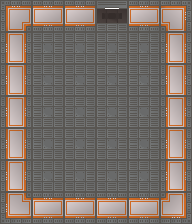

This game map was drawn from its Tiled (.tmx) file and the tilesets committed beside it. A one-line description and the full map source follow:
An orthogonal 6x7 tile map with 32x32 px tiles, 2 tile layers (Background, Walls), 4 tilesets and 12 objects (6x puddle, 3x rock, alien, playerSpawn, exit).

<map version="1.4" tiledversion="1.4.2" orientation="orthogonal" renderorder="right-down" width="6" height="7" tilewidth="32" tileheight="32" infinite="0" nextlayerid="5" nextobjectid="14">
 <editorsettings>
  <export target="Lvl11.json" format="json" />
 </editorsettings>
 <tileset firstgid="1" name="Floor" tilewidth="32" tileheight="32" tilecount="63" columns="7">
  <image source="../Assets/tileset.png" width="224" height="288" />
 </tileset>
 <tileset firstgid="64" name="Aliens" tilewidth="32" tileheight="32" tilecount="2" columns="2">
  <image source="../Assets/aliensprite_idle.png" width="64" height="32" />
 </tileset>
 <tileset firstgid="66" name="Water" tilewidth="32" tileheight="32" tilecount="1" columns="1">
  <image source="../Assets/MasterSimple.png" width="32" height="32" />
 </tileset>
 <tileset firstgid="67" name="Rocks" tilewidth="32" tileheight="32" tilecount="1" columns="1">
  <image source="../Assets/addwork.png" width="32" height="32" />
 </tileset>
 <layer id="1" name="Background" width="6" height="7">
  <data encoding="csv">
0,0,0,49,0,0,
0,9,9,9,9,0,
0,9,9,9,9,0,
0,9,9,9,9,0,
0,9,9,9,9,0,
0,9,9,9,9,0,
0,0,0,0,0,0
</data>
 </layer>
 <layer id="2" name="Walls" width="6" height="7">
  <data encoding="csv">
22,2,2,0,2,6,
8,0,0,0,0,8,
8,0,0,0,0,8,
8,0,0,0,0,8,
8,0,0,0,0,8,
8,0,0,0,0,8,
13,2,2,2,2,11
</data>
 </layer>
 <objectgroup id="3" name="Group">
  <object id="1" name="puddle" gid="66" x="64" y="64" width="32" height="32" />
  <object id="2" name="puddle" gid="66" x="32" y="96" width="32" height="32" />
  <object id="3" name="puddle" gid="66" x="64" y="160" width="32" height="32" />
  <object id="4" name="puddle" gid="66" x="128" y="96" width="32" height="32" />
  <object id="5" name="puddle" gid="66" x="128" y="128" width="32" height="32" />
  <object id="6" name="rock" gid="67" x="96" y="96" width="32" height="32" />
  <object id="7" name="rock" gid="67" x="96" y="128" width="32" height="32" />
  <object id="8" name="rock" gid="67" x="64" y="128" width="32" height="32" />
  <object id="10" name="alien" gid="64" x="96" y="160" width="32" height="32" />
  <object id="13" name="puddle" gid="66" x="32" y="128" width="32" height="32" />
 </objectgroup>
 <objectgroup id="4" name="Player">
  <object id="11" name="playerSpawn" x="112" y="48">
   <point />
  </object>
  <object id="12" name="exit" x="96" y="0" width="32" height="32" />
 </objectgroup>
</map>
